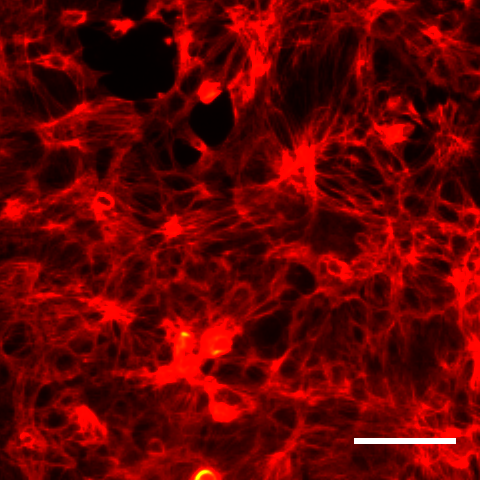
#> input picture directional_analysis/00-1-2-f.tif, 480 x 480 px, found by its file name
$ python 'vis - 副本.py'   (older library calls are emulated)
#> lines starting #> are read from the running program, lines starting #| are printed output that depends on the picture; after the words box and inside, x2 and y2 are one past the last pixel; in counts of white or black regions, pixels touching at a corner belong together
import cv2
import numpy as np
from math import sqrt, atan, pi

from PIL import Image


def main(imgname):
#> called with imgname = './F-actin/00-1-2-f.tif'
	img = cv2.imread(imgname, 0)
#> img: shape (480, 480); min 1, max 255, mean 31.5
	PI_4 = pi/4
	PI_2 = pi/2

	# calculate gx and gy
	sobelx = cv2.Sobel(img, cv2.CV_64F, 1, 0, ksize=3)
	sobely = cv2.Sobel(img, cv2.CV_64F, 0, 1, ksize=3)
	cv2.imwrite("gx.png", sobelx)
	cv2.imwrite("gy.png", sobely)

	sobelx = sobelx.astype(np.float32)
	sobely = sobely.astype(np.float32)

	gradient_value = np.zeros((img.shape[0], img.shape[1]))
	gradient_direction = np.zeros((img.shape[0], img.shape[1]))

	# calculate gradient direction and value
	THRE = 20
	mask = np.ones((img.shape[0], img.shape[1], 3))
	for i in range(img.shape[0]):
		for j in range(img.shape[1]):
			gradient_value[i][j] = sqrt(pow(sobelx[i][j], 2)+ pow(sobely[i][j], 2))
			if(gradient_value[i][j] < THRE):
				mask[i, j, :] = 0
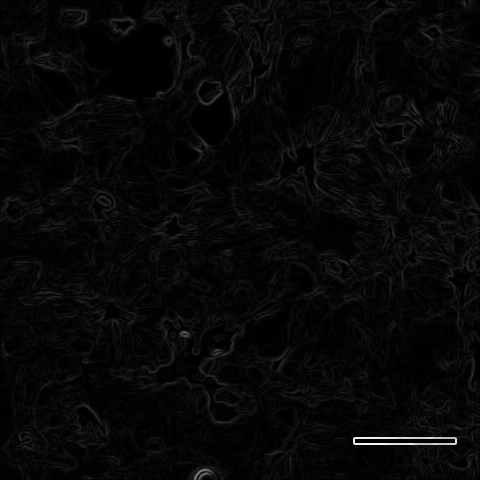
#> gradient_value: shape (480, 480) float64; min 0, max 970.2, mean 29.6; drawn with min black and max white
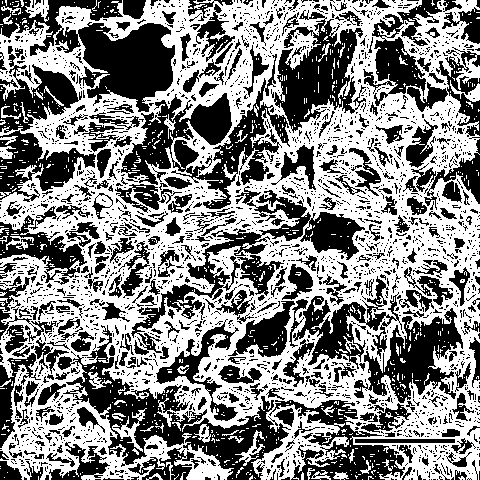
#> mask: shape (480, 480, 3) float64; values 0 (black) and 1 (white), 52.9% white; 2597 black regions (2246 under 20 px), largest, box (x1, y1, x2, y2) and area: (57, 325, 291, 480) 8441, (0, 0, 175, 112) 8243, (121, 54, 290, 209) 7978
			# [4 lines of commented-out code are left out]
	gradient_direction = cv2.phase(sobelx, sobely, angleInDegrees=True)	# True in degree, False in radius
	# gradient_direction = 255*(gradient_direction-np.min(gradient_direction))/(np.max(gradient_direction)-np.min(gradient_direction))
	# gradient_value = cv2.addWeighted(sobelx, 0.5, sobely, 0.5, 0)

	# do color map
	gradient_value_color = cv2.applyColorMap(gradient_value.astype(np.uint8), cv2.COLORMAP_JET)
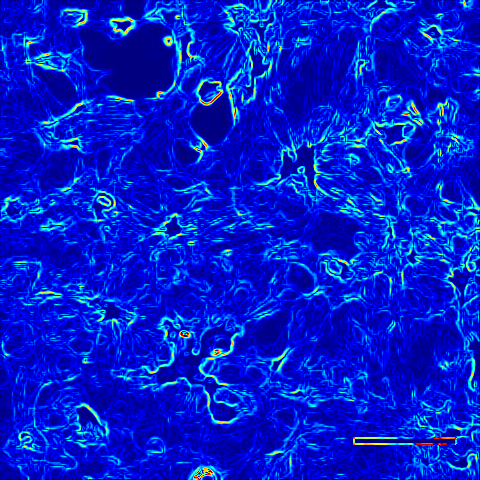
#> gradient_value_color: shape (480, 480, 3); mean B, G, R 205.7, 28, 2.4
	gradient_direction = cv2.applyColorMap(gradient_direction.astype(np.uint8), cv2.COLORMAP_JET)
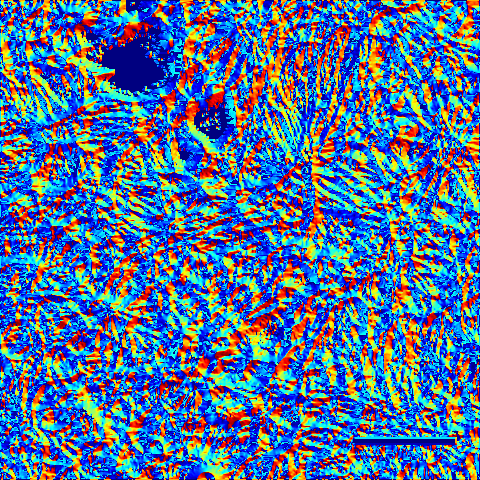
#> gradient_direction: shape (480, 480, 3); mean B, G, R 152.2, 111.7, 81.2


	# [7 lines of commented-out code are left out]

	gd = gradient_direction
	gd = gd * mask
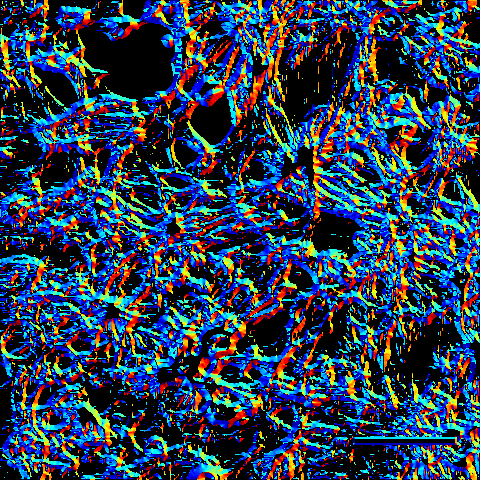
#> gd: shape (480, 480, 3) float64; mean B, G, R 82.1, 60.8, 42.6

	# write data
	cv2.imwrite("gradient_value.png", gradient_value_color)
	# cv2.imwrite("gradient_value_gray.png", gradient_value)
	cv2.imwrite("gradient_direction.png", gd)

	gradient_value = cv2.imread("gradient_value.png", 0)
#> gradient_value: shape (480, 480); min 14, max 225, mean 40.1
	img = cv2.imread("gradient_direction.png")
	# print(np.max(gradient_value), np.min(gradient_value))
	gradient_value = (gradient_value-np.min(gradient_value))/(np.max(gradient_value)-np.min(gradient_value))
	# print(np.max(gradient_value), np.min(gradient_value))
	for i in range(gradient_value.shape[0]):
		for j in range(gradient_value.shape[1]):
			gradient_value[i][j] = min(1, gradient_value[i][j]+0.3)
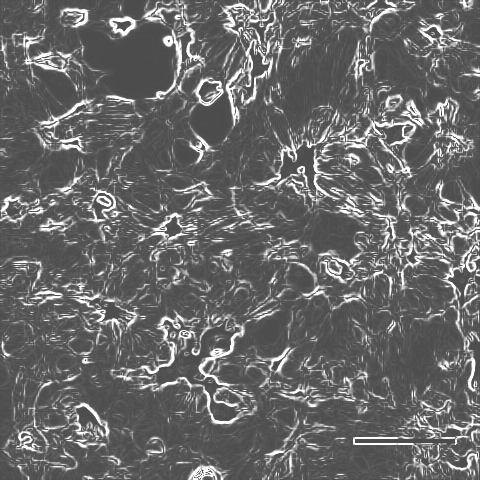
#> gradient_value: shape (480, 480) float64; min 0.3, max 1, mean 0.42
	for i in range(3):
		img[:, :, i] = img[:, :, i]*gradient_value
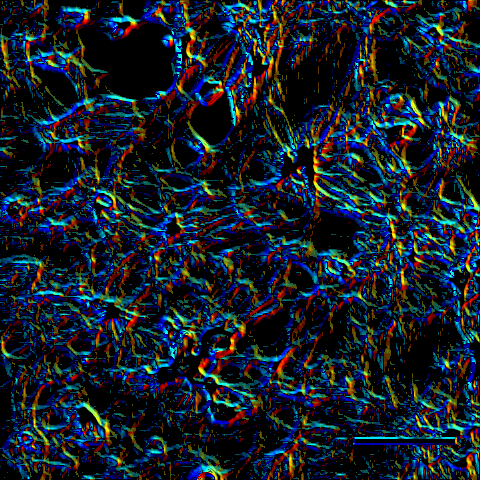
#> img: shape (480, 480, 3); mean B, G, R 41.9, 30.8, 21.1
	cv2.imwrite("gradient_direction_2.png", img)

	# b, g, r = cv2.split(img)
	# # alpha_channel = gradient_value.astype(np.uint8)
	# alpha_channel = np.ones(b.shape, dtype=b.dtype) * 255
	# alpha_channel[:, :int(b.shape[0] / 2)] = 100
	# img_RGBA = cv2.merge((b, g, r, alpha_channel))
	# cv2.imwrite("gradient_direction_rgba.png", img_RGBA)

	# img = Image.open("gradient_direction.png")
	# img = img.convert('RGBA')
	# # r, g, b, alpha = img.split()
	# # a = Image.open("gradient_value_gray.png")
	# # if(a.mode!="L" or a.mode!="1"):
	# # 	a = a.convert("L")
	# # img.putalpha(a)
	# img_blender = Image.new('RGBA', img.size, (0,0,0,0))
	# img = Image.blend(img_blender, img, 1)
	# img.save("gradient_direction_2.png")
	# # print(np.max(alpha), np.min(alpha))

if __name__ == '__main__':
	imgname = "./F-actin/00-1-2-f.tif"
	main(imgname)
